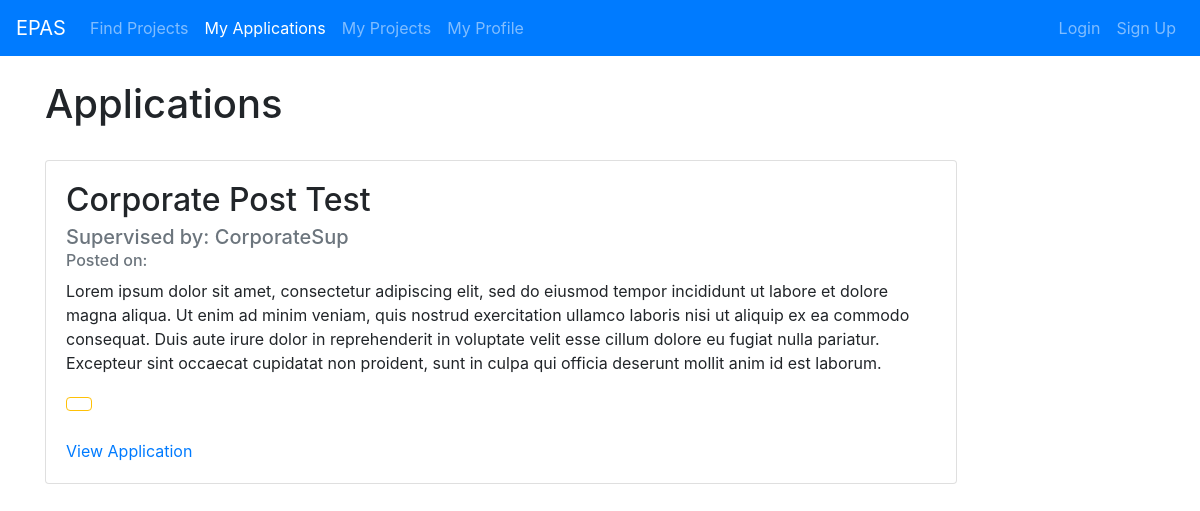
The app's page /applications/ with its own data.
### projectListing/models.py (models this page shows, shortened)
class Application(models.Model):
    student = models.ForeignKey(User, on_delete=models.CASCADE)
    project = models.ForeignKey(Post, on_delete=models.CASCADE)
    appDetails = models.TextField()

class Post(models.Model):
    title = models.CharField(max_length=100)
    description = models.TextField()
    date_posted = models.DateField(default=timezone.now)
    professor = models.ForeignKey(User, on_delete=models.CASCADE)
    desiredNumStudents = models.IntegerField()
    maxNumStudents = models.IntegerField()
    minTermLength = models.IntegerField()
    maxTermLength = models.IntegerField()
    relatedProgram = models.CharField(max_length=100)
    course = models.CharField(max_length=100, default="null")
    active = models.BooleanField(default=False)
    isApproved = models.BooleanField()

class User(AbstractUser):
    class Types(models.TextChoices):
        STUDENT = 'STUDENT', 'Student'
        PROFESSOR = 'PROFESSOR', 'Professor'
        CORPORATE_SUPERVISOR = 'CORPORATE_SUPERVISOR', 'Corporate Supervisor'
        PROGRAM_DIRECTOR = 'PROGRAM_DIRECTOR', 'Program Director'
    type = models.CharField(max_length=50, choices=Types.choices, default=Types.STUDENT)

### projectListing/views.py (the view)
# urls.py: path('applications/', views.applications, name='projectListing-applications'),
def applications(request):
    context = {
        'appliedProject': Application.objects.all()
    }
    return render(request, 'projectListing/applications.html', context)

### projectListing/templates/projectListing/applications.html (shortened to what this page needs)
{% extends "projectListing/base.html" %}
{% block content %}
<br>
    <h1>Applications</h1>
    <br>
    <div class="card-deck">
        {% for post in appliedProject %}
            <div class="card" style="min-width: 80%; max-width: 80%; margin-bottom: 2rem;">
                <div class="card-body">
                    <h2 class="card-title">{{ post.project.title }}</h2>
                    <h5 class="card-subtitle mb-2 text-muted">Supervised by: {{ post.project.professor }}</h3>
                    <h6 class="card-subtitle mb-2 text-muted">Posted on: {{ post.project.date_applied }}</h3>
                    <p class="card-text">{{ post.project.description }}</p>
                    <td>
                        {% if post.status == "Accepted" %}
                        <button type="button" class="btn btn-outline-success">
                        {% elif post.status == "Denied" %}
                        <button type="button" class="btn btn-outline-danger">
                        {% else %}
                        <button type="button" class="btn btn-outline-warning">
                        {% endif %}
                        </button>
                    </td>
                    <br><br>
                    <a href="{% url 'application-detail' post.id %}" class="card-link">View Application</a>
                </div>
            </div>
        {% endfor %}
{% endblock content %}

### records on screen
Application: project "Corporate Post Test", project.professor "CorporateSup", project.description "Lorem ipsum dolor sit amet, consectetur adipiscing elit, sed do eiusmod tempor incididunt ut labore et dolore magna aliqua. Ut enim ad minim veniam, quis nostrud exercitation ullamco laboris nisi ut aliquip ex ea commodo consequat. Duis aute irure dolor in reprehenderit in voluptate velit esse cillum dolore eu fugiat nulla pariatur. Excepteur sint occaecat cupidatat non proident, sunt in culpa qui officia deserunt mollit anim id est laborum."
